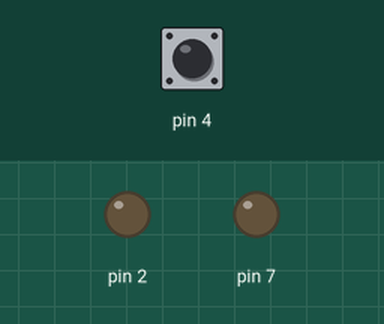
Recording of a sketch running on a simulated Arduino Uno, built with avr-gcc and run on an emulated ATmega328P. On the bench: output pins drawn as LEDs (lit = HIGH). The inputs (shaded band) are chosen by the test bench; at power-on: pin 4 HIGH.

Above: at 0.8 s.
0.9 s: pin 4 pulled LOW for 0.15 s
At 2.0 s:
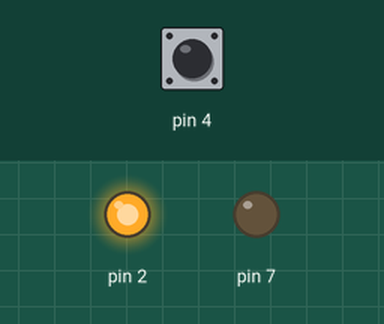
4.0 s: pin 4 pulled LOW for 1 s
At 7.7 s:
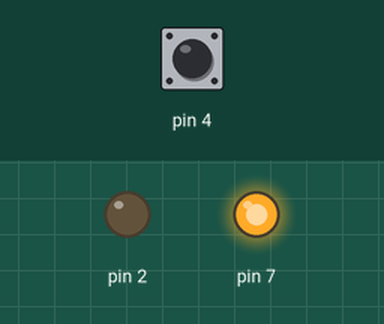
8.0 s: pin 4 pulled LOW for 3.2 s
At 9.3 s:
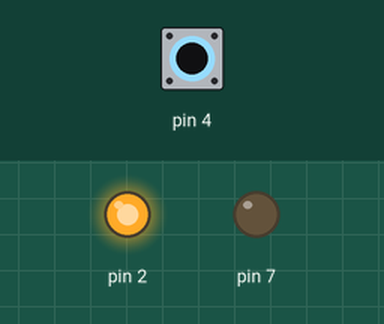
Timing chart, 0 to 14.4 s (numbered marks = the images above; inputs shaded):
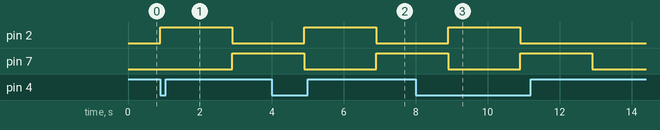

Measured:
- after the input at 0.9 s, pin 2: LOW → HIGH at once, → LOW 2.0 s later; pin 7: LOW → HIGH after 2.0 s
- after the input at 4.0 s, pin 2: LOW → HIGH after 0.90 s, → LOW 2.0 s later
- after the input at 8.0 s, pin 2: LOW → HIGH after 0.90 s, → LOW 2.0 s later

The sketch:

Ligar_led.ino
```cpp
int main(void)
{
  DDRD = DDRD | 0b00000100; // Pino PD2 definido como saída
  DDRD = DDRD | 0b10000000; // Pino PD7 definido como saida
  PORTD = PORTD | 0b00010000; // Habilitar resistor de PULL-UP no PD4

  PORTD = PORTD & ~(0b00000100); // Desliga a saída PD2
  PORTD = PORTD & ~(0b10000000); // Desliga a saída PD7
  for (;;){
    if ((PIND & 0b00010000) == 0) // Botão pressionado?
    {
      PORTD = PORTD | 0b00000100; // Aciona a saída PD2
      _delay_ms(2000); // Espera 2 segundos
      PORTD = PORTD & ~(0b00000100); // Desliga a saída PD2
      PORTD = PORTD | 0b10000000; // Aciona a saida PD7
      _delay_ms(2000); // Espera 2 segundos
      PORTD = PORTD & ~(0b10000000); // Desliga a saída PD7
    }else{
      PORTD = PORTD & ~(0b00000100); // Desliga a saída PD2
      PORTD = PORTD & ~(0b10000000); // Desliga a saída PD7
    }
  }
}
```
